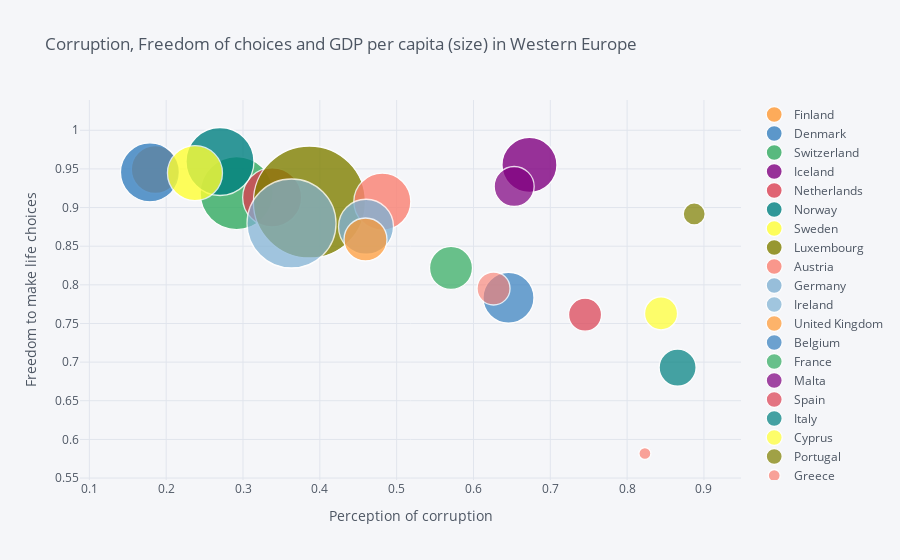

Notebook code for this chart:
### Code cell
# Bubble plot for corruption, freedom of choice, and GDP per capita in Western Europe
weu = df[df["Regional indicator"]=="Western Europe"]
weu.iplot(kind = "bubble", x = "Perceptions of corruption", y = "Freedom to make life choices", size = "Logged GDP per capita", categories = "Country name", xTitle = "Perception of corruption", yTitle = "Freedom to make life choices", title = "Corruption, Freedom of choices and GDP per capita (size) in Western Europe")

### Figure 1 — Plotly figure (JSON) as saved in the notebook; plotly's stock layout.template omitted (floating-point values rounded to 4 significant figures)
{"data": [{"marker": {"color": "rgba(255, 153, 51, 1.0)", "line": {"width": 1.3}, "opacity": 0.8, "size": [48], "symbol": "circle"}, "mode": "markers", "name": "Finland", "textfont": {"color": "#4D5663"}, "type": "scatter", "x": [0.1858], "y": [0.9493]}, {"marker": {"color": "rgba(55, 128, 191, 1.0)", "line": {"width": 1.3}, "opacity": 0.8, "size": [59], "symbol": "circle"}, "mode": "markers", "name": "Denmark", "textfont": {"color": "#4D5663"}, "type": "scatter", "x": [0.1788], "y": [0.9456]}, {"marker": {"color": "rgba(50, 171, 96, 1.0)", "line": {"width": 1.3}, "opacity": 0.8, "size": [73], "symbol": "circle"}, "mode": "markers", "name": "Switzerland", "textfont": {"color": "#4D5663"}, "type": "scatter", "x": [0.2917], "y": [0.9188]}, {"marker": {"color": "rgba(128, 0, 128, 1.0)", "line": {"width": 1.3}, "opacity": 0.8, "size": [55], "symbol": "circle"}, "mode": "markers", "name": "Iceland", "textfont": {"color": "#4D5663"}, "type": "scatter", "x": [0.6729], "y": [0.9551]}, {"marker": {"color": "rgba(219, 64, 82, 1.0)", "line": {"width": 1.3}, "opacity": 0.8, "size": [59], "symbol": "circle"}, "mode": "markers", "name": "Netherlands", "textfont": {"color": "#4D5663"}, "type": "scatter", "x": [0.3379], "y": [0.9131]}, {"marker": {"color": "rgba(0, 128, 128, 1.0)", "line": {"width": 1.3}, "opacity": 0.8, "size": [68], "symbol": "circle"}, "mode": "markers", "name": "Norway", "textfont": {"color": "#4D5663"}, "type": "scatter", "x": [0.27], "y": [0.9596]}, {"marker": {"color": "rgba(255, 255, 51, 1.0)", "line": {"width": 1.3}, "opacity": 0.8, "size": [55], "symbol": "circle"}, "mode": "markers", "name": "Sweden", "textfont": {"color": "#4D5663"}, "type": "scatter", "x": [0.2375], "y": [0.9446]}, {"marker": {"color": "rgba(128, 128, 0, 1.0)", "line": {"width": 1.3}, "opacity": 0.8, "size": [112], "symbol": "circle"}, "mode": "markers", "name": "Luxembourg", "textfont": {"color": "#4D5663"}, "type": "scatter", "x": [0.3864], "y": [0.9072]}, {"marker": {"color": "rgba(251, 128, 114, 1.0)", "line": {"width": 1.3}, "opacity": 0.8, "size": [57], "symbol": "circle"}, "mode": "markers", "name": "Austria", "textfont": {"color": "#4D5663"}, "type": "scatter", "x": [0.4814], "y": [0.9077]}, {"marker": {"color": "rgba(128, 177, 211, 1.0)", "line": {"width": 1.3}, "opacity": 0.8, "size": [55], "symbol": "circle"}, "mode": "markers", "name": "Germany", "textfont": {"color": "#4D5663"}, "type": "scatter", "x": [0.4601], "y": [0.8752]}, {"marker": {"color": "rgba(128, 177, 211, 0.8999999999999999)", "line": {"width": 1.3}, "opacity": 0.8, "size": [89], "symbol": "circle"}, "mode": "markers", "name": "Ireland", "textfont": {"color": "#4D5663"}, "type": "scatter", "x": [0.3632], "y": [0.8794]}, {"marker": {"color": "rgba(255, 153, 51, 0.8999999999999999)", "line": {"width": 1.3}, "opacity": 0.8, "size": [43], "symbol": "circle"}, "mode": "markers", "name": "United Kingdom", "textfont": {"color": "#4D5663"}, "type": "scatter", "x": [0.4595], "y": [0.8587]}, {"marker": {"color": "rgba(55, 128, 191, 0.8999999999999999)", "line": {"width": 1.3}, "opacity": 0.8, "size": [51], "symbol": "circle"}, "mode": "markers", "name": "Belgium", "textfont": {"color": "#4D5663"}, "type": "scatter", "x": [0.6456], "y": [0.7833]}, {"marker": {"color": "rgba(50, 171, 96, 0.8999999999999999)", "line": {"width": 1.3}, "opacity": 0.8, "size": [43], "symbol": "circle"}, "mode": "markers", "name": "France", "textfont": {"color": "#4D5663"}, "type": "scatter", "x": [0.5707], "y": [0.8219]}, {"marker": {"color": "rgba(128, 0, 128, 0.8999999999999999)", "line": {"width": 1.3}, "opacity": 0.8, "size": [40], "symbol": "circle"}, "mode": "markers", "name": "Malta", "textfont": {"color": "#4D5663"}, "type": "scatter", "x": [0.653], "y": [0.9272]}, {"marker": {"color": "rgba(219, 64, 82, 0.8999999999999999)", "line": {"width": 1.3}, "opacity": 0.8, "size": [33], "symbol": "circle"}, "mode": "markers", "name": "Spain", "textfont": {"color": "#4D5663"}, "type": "scatter", "x": [0.7453], "y": [0.7614]}, {"marker": {"color": "rgba(0, 128, 128, 0.8999999999999999)", "line": {"width": 1.3}, "opacity": 0.8, "size": [37], "symbol": "circle"}, "mode": "markers", "name": "Italy", "textfont": {"color": "#4D5663"}, "type": "scatter", "x": [0.8657], "y": [0.6929]}, {"marker": {"color": "rgba(255, 255, 51, 0.8999999999999999)", "line": {"width": 1.3}, "opacity": 0.8, "size": [33], "symbol": "circle"}, "mode": "markers", "name": "Cyprus", "textfont": {"color": "#4D5663"}, "type": "scatter", "x": [0.8442], "y": [0.763]}, {"marker": {"color": "rgba(128, 128, 0, 0.8999999999999999)", "line": {"width": 1.3}, "opacity": 0.8, "size": [22], "symbol": "circle"}, "mode": "markers", "name": "Portugal", "textfont": {"color": "#4D5663"}, "type": "scatter", "x": [0.8873], "y": [0.8917]}, {"marker": {"color": "rgba(251, 128, 114, 0.8999999999999999)", "line": {"width": 1.3}, "opacity": 0.8, "size": [12], "symbol": "circle"}, "mode": "markers", "name": "Greece", "textfont": {"color": "#4D5663"}, "type": "scatter", "x": [0.8231], "y": [0.5818]}, {"marker": {"color": "rgba(251, 128, 114, 0.7999999999999998)", "line": {"width": 1.3}, "opacity": 0.8, "size": [33], "symbol": "circle"}, "mode": "markers", "name": "North Cyprus", "textfont": {"color": "#4D5663"}, "type": "scatter", "x": [0.6261], "y": [0.7953]}], "layout": {"legend": {"bgcolor": "#F5F6F9", "font": {"color": "#4D5663"}}, "paper_bgcolor": "#F5F6F9", "plot_bgcolor": "#F5F6F9", "title": {"font": {"color": "#4D5663"}, "text": "Corruption, Freedom of choices and GDP per capita (size) in Western Europe"}, "xaxis": {"gridcolor": "#E1E5ED", "showgrid": true, "tickfont": {"color": "#4D5663"}, "title": {"font": {"color": "#4D5663"}, "text": "Perception of corruption"}, "zerolinecolor": "#E1E5ED"}, "yaxis": {"gridcolor": "#E1E5ED", "showgrid": true, "tickfont": {"color": "#4D5663"}, "title": {"font": {"color": "#4D5663"}, "text": "Freedom to make life choices"}, "zerolinecolor": "#E1E5ED"}}}
